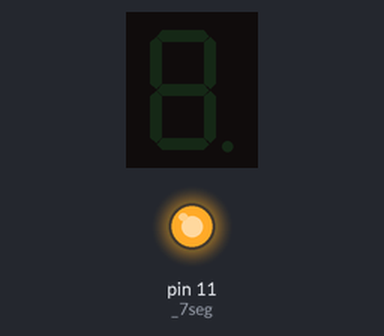
Simulated run of this sketch. Board: Arduino Uno, built with avr-gcc and run on an emulated ATmega328P. Parts: 1-digit seven-segment display, output pins drawn as LEDs (lit = HIGH). Wiring (inferred from the names in the program): 1-digit 7-segment display, segments lit when HIGH: segments pin 3, pin 4, pin 5, pin 6, pin 7, pin 8, pin 9, pin 10. The segment pins are drawn as the display they are named for; pins used as bus, display or sensor lines are not drawn.

Above: at 0.1 s.
At 4.1 s:
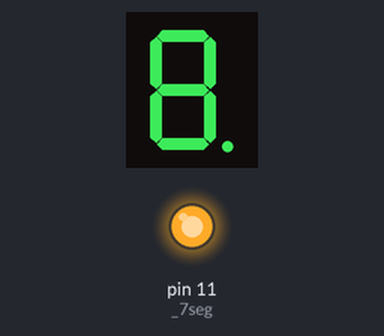
Timing chart, 0 to 5.6 s (numbered marks = the images above):
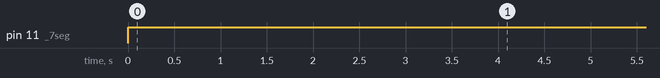

Measured:
- by itself, pin 11 (_7seg): LOW → HIGH at 0.00 s
- by itself, everything shown: repeats every 10.0 s, in 4 steps

The sketch:

7_Segment_Display_Interface.ino
```cpp
const int a = 3;
const int b = 4;
const int c = 5;
const int d = 6;
const int e = 7;
const int f = 8;
const int g = 9;
const int h = 10;
const int _7seg = 11;

void Printdata(unsigned char data)
{
  if(data&0x01 == 0x01) { digitalWrite(a,HIGH); }
  else                    { digitalWrite(a,LOW);  }

  if(data&0x02 == 0x02) { digitalWrite(b,HIGH); }
  else                    { digitalWrite(b,LOW);  }

  if(data&0x04 == 0x04) { digitalWrite(c,HIGH); }
  else                    { digitalWrite(c,LOW);  }

  if(data&0x08 == 0x08) { digitalWrite(d,HIGH); }
  else                    { digitalWrite(d,LOW);  }

  if(data&0x10 == 0x10) { digitalWrite(e,HIGH); }
  else                    { digitalWrite(e,LOW);  }

  if(data&0x20 == 0x20) { digitalWrite(f,HIGH); }
  else                    { digitalWrite(f,LOW);  }

  if(data&0x40 == 0x40) { digitalWrite(g,HIGH); }
  else                    { digitalWrite(g,LOW);  }

  if(data&0x80 == 0x80) { digitalWrite(h,HIGH); }
  else                    { digitalWrite(h,LOW);  }
}

unsigned char i, segment[10] = {0x0C,0xF9,0xA4,0xB0,0x99,0x92,0x82,0xF8,0x80,0x90};
void setup()
{
  pinMode(a,OUTPUT);
  pinMode(b,OUTPUT);
  pinMode(c,OUTPUT);
  pinMode(d,OUTPUT);
  pinMode(e,OUTPUT);
  pinMode(f,OUTPUT);
  pinMode(g,OUTPUT);
  pinMode(h,OUTPUT);
  pinMode(_7seg,OUTPUT);
}

void loop()
{
  for(i=0;i<10;i++)
  {
    Printdata(segment[i]);
    digitalWrite(_7seg,HIGH);
    delay(1000);
  }
}
```
